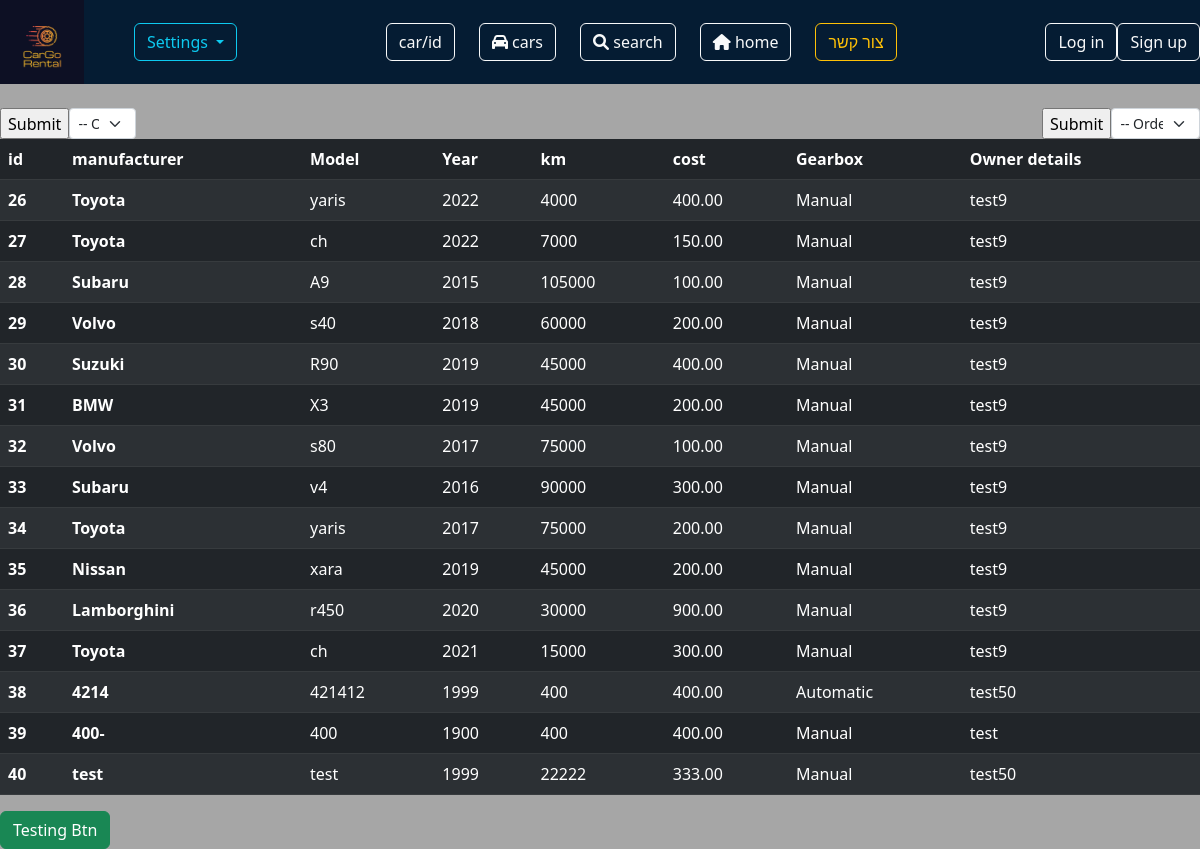
/cars, run on the app's committed database.
### my_app/models.py (models this page shows, shortened)
class Car(models.Model):
    plate_id = models.CharField(unique=True, max_length=255)
    manufacturer = models.CharField(max_length=255)
    model = models.CharField(max_length=255)
    year = models.PositiveIntegerField()
    km = models.PositiveIntegerField()
    cost = models.DecimalField(max_digits=10, decimal_places=2)
    gearbox = models.CharField(max_length=255)
    owner = models.ForeignKey(Person, on_delete=models.CASCADE)

class Person(AbstractUser):
    person_id = models.CharField(max_length=255, unique=True, null=True, blank=True)
    phone_number = models.BigIntegerField(null=True, blank=True)
    city = models.CharField(max_length=255,null=True, blank=True)
    age = models.PositiveIntegerField(null=True, blank=True)
    groups = models.ManyToManyField(
        'auth.Group',
        blank=True,
        related_name='person_set',
        related_query_name='person',
    )
    user_permissions = models.ManyToManyField(
        'auth.Permission',
        blank=True,
        related_name='person_set',
        related_query_name='person',
    )
    def __str__(self):
        return f"{self.username}"

### my_app/views.py (the view)
# urls.py: path('cars', views.serve_cars, name="cars"),
def serve_cars(request):
    cars = list(Car.objects.all())
    cars_manu = {car.manufacturer for car in cars}
    orderby = request.GET.get('orderby', False)
    find_by_manufacturer = request.GET.get("find_by_manufacturer", False)
    if orderby or find_by_manufacturer:
        try:
            if orderby:
                cars = list(Car.objects.all().order_by(orderby))
            elif find_by_manufacturer:
                cars = list(Car.objects.filter(manufacturer__iexact = find_by_manufacturer))
        except Exception as e:
            return render(request=request, template_name='showcarsprac.html', context={'cars':cars, "error":e, "cars_manu":cars_manu})
    else:
        cars = list(Car.objects.all())
    return render(request=request, template_name='showcarsprac.html', context={'cars':cars, "cars_manu": cars_manu})

### my_app/templates/showcarsprac.html (shortened to what this page needs)
{% extends 'base.html'%}
{% block content%}
<div>
  <div style="display: flex;">
    <form action="{% url 'cars' %}" method="get" style="display: flex;">
      <input type="submit">
      <select  style="min-width: 20%;" class="form-select form-select-sm" aria-label=".form-select-sm example" name="orderby">
        <option selected disabled>-- Order By --</option>
      </select>
      </form>
      <form action="{% url 'cars' %}" method="get" style="margin:0% 0% 0% 75.5%; display: flex;" >
        <input type="submit">
        <select  style="min-width: 30%;" class="form-select form-select-sm" aria-label=".form-select-sm example" name="find_by_manufacturer">
            <option selected disabled>-- Order By Manufactur --</option>
          </select>
          </form>
        </div>
      <div>
        <table class="table table-dark table-striped table table-hover">
            <thead>
              <tr>
                <th scope="col">id</th>
                <th scope="col">manufacturer</th>
                <th scope="col">Model</th>
                <th scope="col">Year</th>
                <th scope="col">km</th>
                <th scope="col">cost</th>
                <th scope="col">Gearbox</th>
                <th scope="col">Owner details</th>
              </tr>
            </thead>
            <tbody>
                {%for car in cars%}
                <tr onclick="window.location = '{% url 'carid' %}?carid={{car.plate_id}}'">
                <th scope="row">{{car.id}}</th>
                <th>{{car.manufacturer}}</th>
                <td>{{car.model}}</td>
                <td>{{car.year}}</td>
                <td>{{car.km}}</td>
                <td>{{car.cost}}</td>
                <td>{{car.gearbox}}</td>
                <td>{{car.owner}}</td>
              </tr>
              {%endfor%}
            </tbody>
          </table>
      </div>
      <button class="btn btn-success">Testing Btn</button>
</div>
{% endblock content%}

### my_app/templates/base.html (shortened to what this page needs)
{% load static %}
<!DOCTYPE html>
<html>
<head>
    <link rel="stylesheet" href="https://cdn.jsdelivr.net/npm/bootstrap@5.2.3/dist/css/bootstrap.min.css">
    <link rel="stylesheet" href="https://cdnjs.cloudflare.com/ajax/libs/font-awesome/6.0.0-beta3/css/all.min.css" />
    <link rel="stylesheet" href="{%static '/css/style.css'%}">
</head>
<body style="background-color: #a6a6a6; overflow-x:hidden;">
    <div class="options-bar">
      <div class="left-buttons">
        <img src="{%static '/photos/CARGOLOGO.png'%}" width="84">
      <div class="btn-group">
          <button type="button" class="btn btn-outline-info dropdown-toggle" data-toggle="dropdown" aria-haspopup="true" aria-expanded="false">
            Settings
          </button>
        </div>
      </div>
      <div class="middle-buttons">
        <a class="btn btn-outline-light" href="{% url 'carid' %}"> car/id </a>
        <a class="btn btn-outline-light" href="/cars">   <i class="fas fa-car"></i> cars </a>
        <a class="btn btn-outline-light" href="/search"> <i class="fa-sharp fa-solid fa-magnifying-glass"></i> search </a>
        <a class="btn btn-outline-light" href="/base"> <i class="fa-sharp fa-solid fa-house"></i> home </a>
        <a class="btn btn-outline-warning" href="/contact"> צור קשר </a>
      </div>
      <div class="right-buttons">
        {%if not user.is_authenticated %}
      <a class="btn btn-outline-light"  href="/login"> Log in </a>
      <a class="btn btn-outline-light" href="/signup">Sign up</a>
        {% endif %}
    </div>
     </div>
<br>
   {% block content%}
   {% endblock content%}
</body>
</html>

### my_app/static/css/style.css (style rules this page uses)
.options-bar { display: flex; justify-content: space-between; align-items: center; background-color: #051c33 ; }
.left-buttons { display: flex; align-items: center; }
.left-buttons img { margin-right: 50px; }
.middle-buttons { flex-grow: 1; display: flex; justify-content: center; gap: 24px; }
.right-buttons { display: flex; align-items: center; margin-left: auto; }

### data on the page
Car: id "26", manufacturer "Toyota", model "yaris", year "2022", km "4000", cost "400.00", gearbox "Manual", owner "test9"
Car: id "27", manufacturer "Toyota", model "ch", year "2022", km "7000", cost "150.00", gearbox "Manual", owner "test9"
Car: id "28", manufacturer "Subaru", model "A9", year "2015", km "105000", cost "100.00", gearbox "Manual", owner "test9"
Car: id "29", manufacturer "Volvo", model "s40", year "2018", km "60000", cost "200.00", gearbox "Manual", owner "test9"
Car: id "30", manufacturer "Suzuki", model "R90", year "2019", km "45000", cost "400.00", gearbox "Manual", owner "test9"
Car: id "31", manufacturer "BMW", model "X3", year "2019", km "45000", cost "200.00", gearbox "Manual", owner "test9"
Car: id "32", manufacturer "Volvo", model "s80", year "2017", km "75000", cost "100.00", gearbox "Manual", owner "test9"
Car: id "33", manufacturer "Subaru", model "v4", year "2016", km "90000", cost "300.00", gearbox "Manual", owner "test9"
Car: id "34", manufacturer "Toyota", model "yaris", year "2017", km "75000", cost "200.00", gearbox "Manual", owner "test9"
Car: id "35", manufacturer "Nissan", model "xara", year "2019", km "45000", cost "200.00", gearbox "Manual", owner "test9"
Car: id "36", manufacturer "Lamborghini", model "r450", year "2020", km "30000", cost "900.00", gearbox "Manual", owner "test9"
Car: id "37", manufacturer "Toyota", model "ch", year "2021", km "15000", cost "300.00", gearbox "Manual", owner "test9"
Car: id "38", manufacturer "4214", model "421412", year "1999", km "400", cost "400.00", gearbox "Automatic", owner "test50"
Car: id "39", manufacturer "400-", model "400", year "1900", km "400", cost "400.00", gearbox "Manual", owner "test"
Car: id "40", manufacturer "test", model "test", year "1999", km "22222", cost "333.00", gearbox "Manual", owner "test50"
